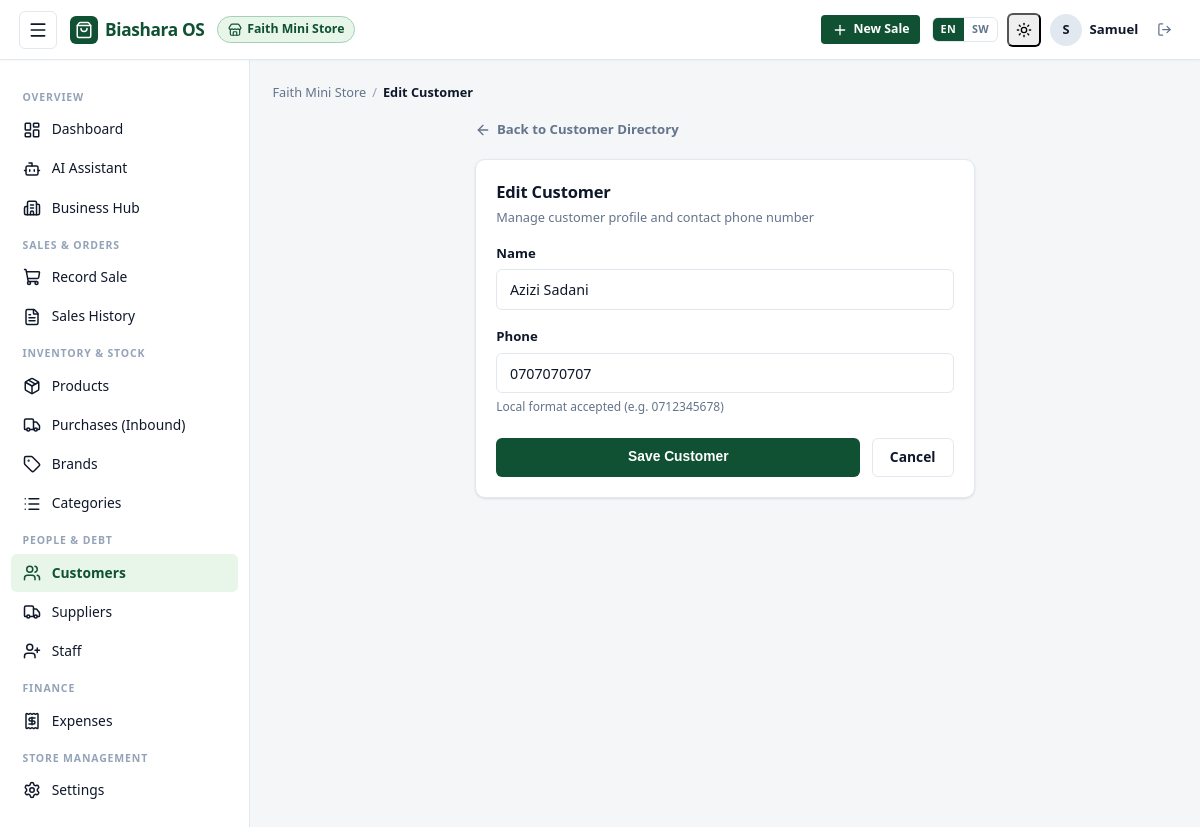
Screenshot of /2/customers/3/edit/ (signed in) with the database file from the repository.
### BusinessOs/models.py (models this page shows, shortened)
class Business(models.Model):
    owner = models.ForeignKey(
        settings.AUTH_USER_MODEL,
        on_delete=models.CASCADE,
        related_name="businesses",
    )
    name = models.CharField(max_length=150)
    location = models.CharField(max_length=200, blank=True)
    phone = models.CharField(max_length=20, blank=True)
    created_at = models.DateTimeField(auto_now_add=True)
    class Meta:
        ordering = ["-created_at"]
    def can_record_sales(self, user):
        if user == self.owner:
            return True
        return self.staff.filter(user=user).exists()

class Customer(models.Model):
    business = models.ForeignKey(Business, on_delete=models.CASCADE, related_name="customers")
    name = models.CharField(max_length=150)
    phone = models.CharField(max_length=20, blank=True, null=True)
    created_at = models.DateTimeField(auto_now_add=True)
    class Meta:
        unique_together = ("business", "phone")
        ordering = ["name"]

### BusinessOs/views.py (the view, shortened to what this page needs)
# urls.py: path("<int:business_id>/customers/<int:pk>/edit/", views.CustomerUpdateView.as_view(), name="customer_update"),
class CustomerUpdateView(BusinessAccessMixin, UpdateView):
    model = Customer
    form_class = CustomerForm
    template_name = "sales/customer_form.html"
    def get_form_kwargs(self):
        kwargs = super().get_form_kwargs()
        kwargs["business"] = self.business
        return kwargs
    def get_queryset(self):
        return self.business.customers.all()

### BusinessOs/forms.py
class CustomerForm(_PersonForm):
    class Meta:
        model = Customer
        fields = ["name", "phone"]
        widgets = {
            "name": forms.TextInput(attrs=TEXT_ATTRS),
            "phone": forms.TextInput(attrs={**TEXT_ATTRS, "placeholder": "e.g. 0712345678"}),
        }

### BusinessOs/context_processors.py (called while the page is built)
def biashara_i18n(request):
    lang = request.session.get("biashara_lang") or request.session.get("_language")
    if not lang:
        lang = request.COOKIES.get("biashara_lang") or request.COOKIES.get("django_language")
    if not lang:
        lang = translation.get_language() or "en"
    if lang.startswith("sw"):
        lang = "sw"
    else:
        lang = "en"
    return {
        "current_lang": lang,
        "is_swahili": (lang == "sw"),
        "translations_sw_json": json.dumps(TRANSLATIONS_SW) if lang == "sw" else "{}",
    }

### BusinessOs/views.py (called while the page is built)
    def dispatch(self, request, *args, **kwargs):
        self.business = get_object_or_404(Business, pk=kwargs["business_id"])
        if not self.business.can_record_sales(request.user):
            raise PermissionDenied("You are not authorized for this business.")
        return super().dispatch(request, *args, **kwargs)

    def get_context_data(self, **kwargs):
        ctx = super().get_context_data(**kwargs)
        ctx["business"] = self.business
        return ctx

### BusinessOs/templates/sales/customer_form.html (shortened to what this page needs)
{% extends "sales/base.html" %}
{% block crumb %}{% if customer %}Edit Customer{% else %}New Customer{% endif %}{% endblock %}
{% block content %}
<div style="max-width: 500px; margin: 0.5rem auto 0;">
  <a href="{% url 'customer_list' business.id %}" class="back-link" style="display:inline-flex; align-items:center; gap:0.4rem; font-size:0.88rem; font-weight:600; color:var(--color-text-muted); text-decoration:none;">
    <i data-lucide="arrow-left" style="width:16px;height:16px;"></i>
    Back to Customer Directory
  </a>
</div>
<div class="card" style="max-width: 500px; margin: 0.5rem auto 1.5rem;">
  <div class="card-header">
    <div>
      <h1 class="card-title">{% if customer %}Edit Customer{% else %}Add New Customer{% endif %}</h1>
      <div class="card-subtitle">Manage customer profile and contact phone number</div>
    </div>
  </div>
  <form method="post" novalidate>
    <div class="form-group {% if form.name.errors %}has-error{% endif %}">
      <label for="{{ form.name.id_for_label }}">{{ form.name.label }}</label>
      {{ form.name }}
    </div>
    <div class="form-group {% if form.phone.errors %}has-error{% endif %}">
      <label for="{{ form.phone.id_for_label }}">{{ form.phone.label }}</label>
      {{ form.phone }}
      <div class="form-help">Local format accepted (e.g. 0712345678)</div>
    </div>
    <div style="display:flex; gap:0.75rem; margin-top:1.5rem;">
      <button type="submit" class="btn btn-primary" style="flex:1;">Save Customer</button>
      <a href="{% url 'customer_list' business.id %}" class="btn btn-secondary">Cancel</a>
    </div>
  </form>
</div>
{% endblock %}

### BusinessOs/templates/sales/base.html (shortened to what this page needs)
{% load static %}<!DOCTYPE html>
<html lang="{{ current_lang|default:'en' }}" x-data="{ sidebarOpen: false }" :class="{ 'sidebar-mobile-open': sidebarOpen }">
<head>
  <link rel="stylesheet" href="{% static 'sales/css/style.css' %}?v=3.1">
</head>
<body>
<div class="app-wrapper">
  <header class="topbar">
    <div class="topbar-inner">
      <div class="topbar-left">
        {% if business %}
        <button type="button" class="menu-toggle-btn" @click="sidebarOpen = !sidebarOpen" aria-label="Toggle navigation drawer">
          <i data-lucide="menu" style="width:20px;height:20px;"></i>
        </button>
        {% endif %}
        <a href="{% url 'business_list' %}" class="brand-badge">
          <div class="brand-icon">
            <i data-lucide="shopping-bag" style="width:18px;height:18px;"></i>
          </div>
          <span class="brand-title">Biashara OS</span>
        </a>
        {% if business %}
        <a href="{% url 'business_detail' business.id %}" class="business-tag" title="{{ business.name }}">
          <i data-lucide="store" style="width:14px;height:14px;flex-shrink:0;"></i>
          <span>{{ business.name }}</span>
        </a>
        {% endif %}
      </div>
      <div class="topbar-right">
        {% if business %}
        <a href="{% url 'record_sale' business.id %}" class="btn btn-primary btn-sm desktop-only-btn" style="display:inline-flex;align-items:center;gap:0.4rem;">
          <i data-lucide="plus" style="width:16px;height:16px;"></i>
          <span>{% if is_swahili %}Mauzo Mapya{% else %}New Sale{% endif %}</span>
        </a>
        {% endif %}
        {% if user.is_authenticated %}
        <div class="topbar-user-group">
          <div class="lang-switcher">
            <a href="{% url 'set_language' %}?lang=en"
               class="lang-btn {% if current_lang != 'sw' %}lang-btn--active{% endif %}"
               title="English">EN</a>
            <a href="{% url 'set_language' %}?lang=sw"
               class="lang-btn {% if current_lang == 'sw' %}lang-btn--active{% endif %}"
               title="Kiswahili">SW</a>
          </div>
          <button type="button" class="theme-toggle-btn icon-btn" title="Toggle dark / light mode"
                  onclick="toggleTheme()">
            <i data-lucide="sun" class="theme-icon-light" style="width:16px;height:16px;"></i>
          </button>
          <div class="user-badge" title="{{ user.get_full_name|default:user.username }}">
            <div class="user-avatar">{{ user.username|slice:":1"|upper }}</div>
            <span class="user-name">{{ user.username }}</span>
          </div>
          <form method="post" action="{% url 'logout' %}" style="margin:0;">
            <button type="submit" class="btn btn-ghost btn-sm icon-btn" title="{% if is_swahili %}Toka{% else %}Sign out{% endif %}">
              <i data-lucide="log-out" style="width:15px;height:15px;"></i>
            </button>
          </form>
        </div>
        {% endif %}
      </div>
    </div>
  </header>
  <div class="app-container">
    {% if business %}
    <aside class="app-sidebar" :class="{ 'drawer-open': sidebarOpen }">
      <div class="sidebar-scroll">
        <div class="nav-section-title">{% if is_swahili %}Muhtasari{% else %}Overview{% endif %}</div>
        <ul class="sidebar-nav">
          <li class="nav-item {% if request.resolver_match.url_name == 'business_dashboard' %}active{% endif %}">
            <a href="{% url 'business_dashboard' business.id %}">
              <i data-lucide="layout-dashboard"></i>
              {% if is_swahili %}Dashibodi{% else %}Dashboard{% endif %}
            </a>
          </li>
          <li class="nav-item {% if 'assistant' in request.path %}active{% endif %}">
            <a href="{% url 'assistant:chat_page' business.id %}">
              <i data-lucide="bot"></i>
              {% if is_swahili %}Msaidizi wa AI{% else %}AI Assistant{% endif %}
            </a>
          </li>
          <li class="nav-item {% if request.resolver_match.url_name == 'business_detail' or request.resolver_match.url_name == 'business_update' %}active{% endif %}">
            <a href="{% url 'business_detail' business.id %}">
              <i data-lucide="building-2"></i>
              {% if is_swahili %}Kituo cha Biashara{% else %}Business Hub{% endif %}
            </a>
          </li>
        </ul>
        <div class="nav-section-title">{% if is_swahili %}Mauzo na Maagizo{% else %}Sales &amp; Orders{% endif %}</div>
        <ul class="sidebar-nav">
          <li class="nav-item {% if request.resolver_match.url_name == 'record_sale' %}active{% endif %}">
            <a href="{% url 'record_sale' business.id %}">
              <i data-lucide="shopping-cart"></i>
              {% if is_swahili %}Rekodi Mauzo{% else %}Record Sale{% endif %}
            </a>
          </li>
          <li class="nav-item {% if request.resolver_match.url_name == 'sale_list' or request.resolver_match.url_name == 'sale_detail' %}active{% endif %}">
            <a href="{% url 'sale_list' business.id %}">
              <i data-lucide="file-text"></i>
              {% if is_swahili %}Historia ya Mauzo{% else %}Sales History{% endif %}
            </a>
          </li>
        </ul>
        <div class="nav-section-title">{% if is_swahili %}Bidhaa na Stoo{% else %}Inventory &amp; Stock{% endif %}</div>
        <ul class="sidebar-nav">
          <li class="nav-item ">
            <a href="{% url 'product_list' business.id %}">
              <i data-lucide="package"></i>
              {% if is_swahili %}Bidhaa{% else %}Products{% endif %}
            </a>
          </li>
          <li class="nav-item {% if request.resolver_match.url_name == 'purchase_list' or request.resolver_match.url_name == 'record_purchase' or request.resolver_match.url_name == 'purchase_detail' %}active{% endif %}">
            <a href="{% url 'purchase_list' business.id %}">
              <i data-lucide="truck"></i>
              {% if is_swahili %}Ununuzi wa Bidhaa{% else %}Purchases (Inbound){% endif %}
            </a>
          </li>
          <li class="nav-item {% if request.resolver_match.url_name == 'brand_list' or request.resolver_match.url_name == 'brand_create' %}active{% endif %}">
            <a href="{% url 'brand_list' business.id %}">
              <i data-lucide="tag"></i>
              {% if is_swahili %}Chapa{% else %}Brands{% endif %}
            </a>
          </li>
          <li class="nav-item {% if request.resolver_match.url_name == 'category_list' or request.resolver_match.url_name == 'category_create' %}active{% endif %}">
            <a href="{% url 'category_list' business.id %}">
              <i data-lucide="list"></i>
              {% if is_swahili %}Makundi{% else %}Categories{% endif %}
            </a>
          </li>
        </ul>
        <div class="nav-section-title">{% if is_swahili %}Watu na Madeni{% else %}People &amp; Debt{% endif %}</div>
        <ul class="sidebar-nav">
          <li class="nav-item {% if request.resolver_match.url_name == 'customer_list' or request.resolver_match.url_name == 'customer_create' or request.resolver_match.url_name == 'customer_update' %}active{% endif %}">
            <a href="{% url 'customer_list' business.id %}">
              <i data-lucide="users"></i>
              {% if is_swahili %}Wateja{% else %}Customers{% endif %}
            </a>
          </li>
          <li class="nav-item {% if request.resolver_match.url_name == 'supplier_list' or request.resolver_match.url_name == 'supplier_create' or request.resolver_match.url_name == 'supplier_update' %}active{% endif %}">
            <a href="{% url 'supplier_list' business.id %}">
              <i data-lucide="truck"></i>
              {% if is_swahili %}Wasambazaji{% else %}Suppliers{% endif %}
            </a>
          </li>
          {% if business.owner_id == request.user.id %}
          <li class="nav-item {% if request.resolver_match.url_name == 'staff_list' or request.resolver_match.url_name == 'staff_create' %}active{% endif %}">
            <a href="{% url 'staff_list' business.id %}">
              <i data-lucide="user-plus"></i>
              {% if is_swahili %}Wafanyakazi{% else %}Staff{% endif %}
            </a>
          </li>
          {% endif %}
        </ul>
        <div class="nav-section-title">{% if is_swahili %}Fedha na Hesabu{% else %}Finance{% endif %}</div>
        <ul class="sidebar-nav">
          <li class="nav-item {% if request.resolver_match.url_name == 'expense_list' or request.resolver_match.url_name == 'expense_create' or request.resolver_match.url_name == 'expense_update' %}active{% endif %}">
            <a href="{% url 'expense_list' business.id %}">
              <i data-lucide="receipt"></i>
              {% if is_swahili %}Matumizi{% else %}Expenses{% endif %}
            </a>
          </li>
        </ul>
        <div class="nav-section-title">{% if is_swahili %}Usimamizi wa Duka{% else %}Store Management{% endif %}</div>
        <ul class="sidebar-nav">
          <li class="nav-item {% if request.resolver_match.url_name == 'business_settings' %}active{% endif %}">
            <a href="{% url 'business_settings' business.id %}">
              <i data-lucide="settings"></i>
              {% if is_swahili %}Mipangilio{% else %}Settings{% endif %}
            </a>
          </li>
        </ul>
      </div>
    </aside>
    {% endif %}
    <main class="app-main">
      {% if business %}
      <nav class="breadcrumb-trail" aria-label="Breadcrumb">
        <a href="{% url 'business_dashboard' business.id %}">{{ business.name }}</a>
        <span class="breadcrumb-sep">/</span>
        <span class="breadcrumb-current">{% block crumb %}Overview{% endblock %}</span>
      </nav>
      {% endif %}
      {% block content %}{% endblock %}
    </main>
  </div>
</div>
</body>
</html>

### rows the page displays
Business: name "Faith Mini Store"
Customer: name "Azizi Sadani", phone "0707070707"

### other values shown
{{ user.username|slice:":1"|upper }} "S"
{{ user.username }} "Samuel"
